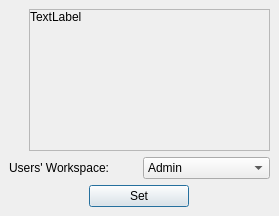
<?xml version="1.0" encoding="UTF-8"?>
<ui version="4.0">
 <class>Form</class>
 <widget class="QDialog" name="Form">
  <property name="geometry">
   <rect>
    <x>0</x>
    <y>0</y>
    <width>279</width>
    <height>216</height>
   </rect>
  </property>
  <property name="windowTitle">
   <string>Form</string>
  </property>
  <layout class="QHBoxLayout" name="horizontalLayout">
   <property name="spacing">
    <number>0</number>
   </property>
   <property name="leftMargin">
    <number>0</number>
   </property>
   <property name="topMargin">
    <number>0</number>
   </property>
   <property name="rightMargin">
    <number>0</number>
   </property>
   <property name="bottomMargin">
    <number>0</number>
   </property>
   <item>
    <widget class="QWidget" name="widget" native="true">
     <property name="contextMenuPolicy">
      <enum>Qt::ActionsContextMenu</enum>
     </property>
     <property name="autoFillBackground">
      <bool>false</bool>
     </property>
     <property name="styleSheet">
      <string notr="true"/>
     </property>
     <layout class="QVBoxLayout" name="verticalLayout_3" stretch="0">
      <property name="leftMargin">
       <number>0</number>
      </property>
      <property name="topMargin">
       <number>0</number>
      </property>
      <property name="rightMargin">
       <number>0</number>
      </property>
      <property name="bottomMargin">
       <number>0</number>
      </property>
      <item>
       <layout class="QVBoxLayout" name="verticalLayout">
        <property name="leftMargin">
         <number>9</number>
        </property>
        <property name="topMargin">
         <number>9</number>
        </property>
        <property name="rightMargin">
         <number>9</number>
        </property>
        <property name="bottomMargin">
         <number>9</number>
        </property>
        <item>
         <layout class="QHBoxLayout" name="horizontalLayout_4" stretch="0,0">
          <item>
           <layout class="QVBoxLayout" name="verticalLayout_2">
            <property name="spacing">
             <number>0</number>
            </property>
            <item>
             <layout class="QVBoxLayout" name="iconHolder">
              <property name="spacing">
               <number>0</number>
              </property>
             </layout>
            </item>
            <item>
             <spacer name="verticalSpacer">
              <property name="orientation">
               <enum>Qt::Vertical</enum>
              </property>
              <property name="sizeHint" stdset="0">
               <size>
                <width>20</width>
                <height>40</height>
               </size>
              </property>
             </spacer>
            </item>
           </layout>
          </item>
          <item>
           <widget class="QScrollArea" name="scrollArea">
            <property name="widgetResizable">
             <bool>true</bool>
            </property>
            <widget class="QWidget" name="scrollAreaWidgetContents">
             <property name="geometry">
              <rect>
               <x>0</x>
               <y>0</y>
               <width>229</width>
               <height>131</height>
              </rect>
             </property>
             <layout class="QVBoxLayout" name="verticalLayout_4">
              <property name="spacing">
               <number>0</number>
              </property>
              <property name="leftMargin">
               <number>0</number>
              </property>
              <property name="topMargin">
               <number>0</number>
              </property>
              <property name="rightMargin">
               <number>0</number>
              </property>
              <property name="bottomMargin">
               <number>0</number>
              </property>
              <item>
               <widget class="QLabel" name="lblMessage">
                <property name="sizePolicy">
                 <sizepolicy hsizetype="Preferred" vsizetype="Minimum">
                  <horstretch>0</horstretch>
                  <verstretch>0</verstretch>
                 </sizepolicy>
                </property>
                <property name="text">
                 <string>TextLabel</string>
                </property>
                <property name="alignment">
                 <set>Qt::AlignLeading|Qt::AlignLeft|Qt::AlignTop</set>
                </property>
                <property name="wordWrap">
                 <bool>true</bool>
                </property>
               </widget>
              </item>
             </layout>
            </widget>
           </widget>
          </item>
         </layout>
        </item>
        <item>
         <layout class="QHBoxLayout" name="horizontalLayout_2">
          <item>
           <layout class="QGridLayout" name="gridLayout">
            <item row="0" column="0">
             <widget class="QLabel" name="label_4">
              <property name="text">
               <string>Users' Workspace:</string>
              </property>
             </widget>
            </item>
            <item row="0" column="1">
             <widget class="QComboBox" name="comboBox">
              <item>
               <property name="text">
                <string>Admin</string>
               </property>
              </item>
              <item>
               <property name="text">
                <string>Bending</string>
               </property>
              </item>
              <item>
               <property name="text">
                <string>Part Picking</string>
               </property>
              </item>
              <item>
               <property name="text">
                <string>Painting</string>
               </property>
              </item>
              <item>
               <property name="text">
                <string>Bending</string>
               </property>
              </item>
             </widget>
            </item>
           </layout>
          </item>
         </layout>
        </item>
        <item>
         <layout class="QHBoxLayout" name="buttonsLayout">
          <item>
           <widget class="QPushButton" name="pushButton_apply">
            <property name="enabled">
             <bool>true</bool>
            </property>
            <property name="minimumSize">
             <size>
              <width>100</width>
              <height>0</height>
             </size>
            </property>
            <property name="maximumSize">
             <size>
              <width>100</width>
              <height>16777215</height>
             </size>
            </property>
            <property name="text">
             <string>Set</string>
            </property>
           </widget>
          </item>
         </layout>
        </item>
       </layout>
      </item>
     </layout>
    </widget>
   </item>
  </layout>
 </widget>
 <resources/>
 <connections/>
</ui>
